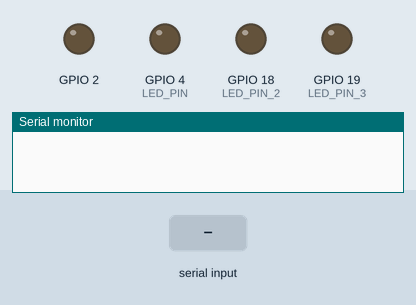
Recording of a program running on a simulated ESP32. Parts: output pins drawn as LEDs (lit = HIGH), the last lines printed to the serial monitor. The inputs (shaded band) are chosen by the test bench.

Above: at 1.2 s.
1.3 s: "1" received over Serial
At 2.1 s:
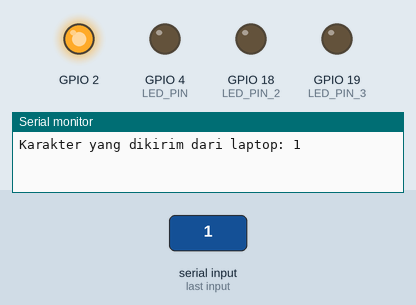
4.3 s: "2" received over Serial
At 5.6 s:
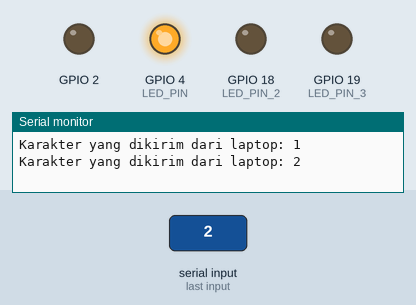
7.3 s: "3" received over Serial
At 7.8 s:
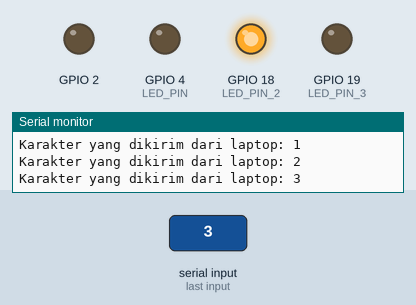
10.3 s: "4" received over Serial
At 11.3 s:
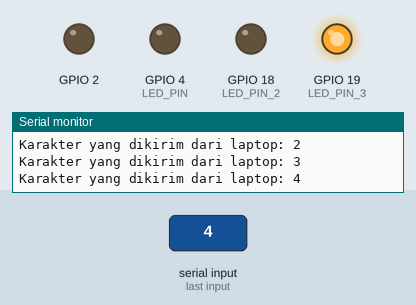
Timing chart, 0 to 13.8 s (numbered marks = the images above; inputs shaded):
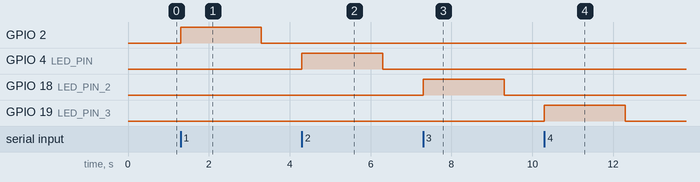

The program:

main.cpp
```cpp
#include <Arduino.h>

#define LED_PIN 4
#define LED_PIN_2 18
#define LED_PIN_3 19

//function declaration
void turnOnOffLED(uint8_t pin);

void setup() {
  // put your setup code here, to run once:
  pinMode(BUILTIN_LED, OUTPUT);
  pinMode(LED_PIN, OUTPUT);
  pinMode(LED_PIN_2, OUTPUT);
  pinMode(LED_PIN_3, OUTPUT);
  Serial.begin(115200);
}

void loop() {
  if (Serial.available()) {
    char data = Serial.read();
    Serial.print("Karakter yang dikirim dari laptop: ");
    Serial.println(data);

    if (data == '1') {
      turnOnOffLED(BUILTIN_LED);
    }
    else if (data == '2') {
      turnOnOffLED(LED_PIN);
    }
    else if (data == '3') {
      turnOnOffLED(LED_PIN_2);
    }
    else if (data == '4') {
      turnOnOffLED(LED_PIN_3);
    }
    else {
      Serial.println("Command tidak ditemukan");
    }
  }
}


//function definition
void turnOnOffLED(uint8_t pin) {
  digitalWrite(pin, HIGH);
  delay(2000);
  digitalWrite(pin, LOW);
}
```

Measured:
- after the input at 1.3 s, GPIO 2: LOW → HIGH at once, → LOW 2.0 s later
- after the input at 4.3 s, GPIO 4 (LED_PIN): LOW → HIGH at once, → LOW 2.0 s later
- after the input at 7.3 s, GPIO 18 (LED_PIN_2): LOW → HIGH at once, → LOW 2.0 s later
- after the input at 10.3 s, GPIO 19 (LED_PIN_3): LOW → HIGH at once, → LOW 2.0 s later
